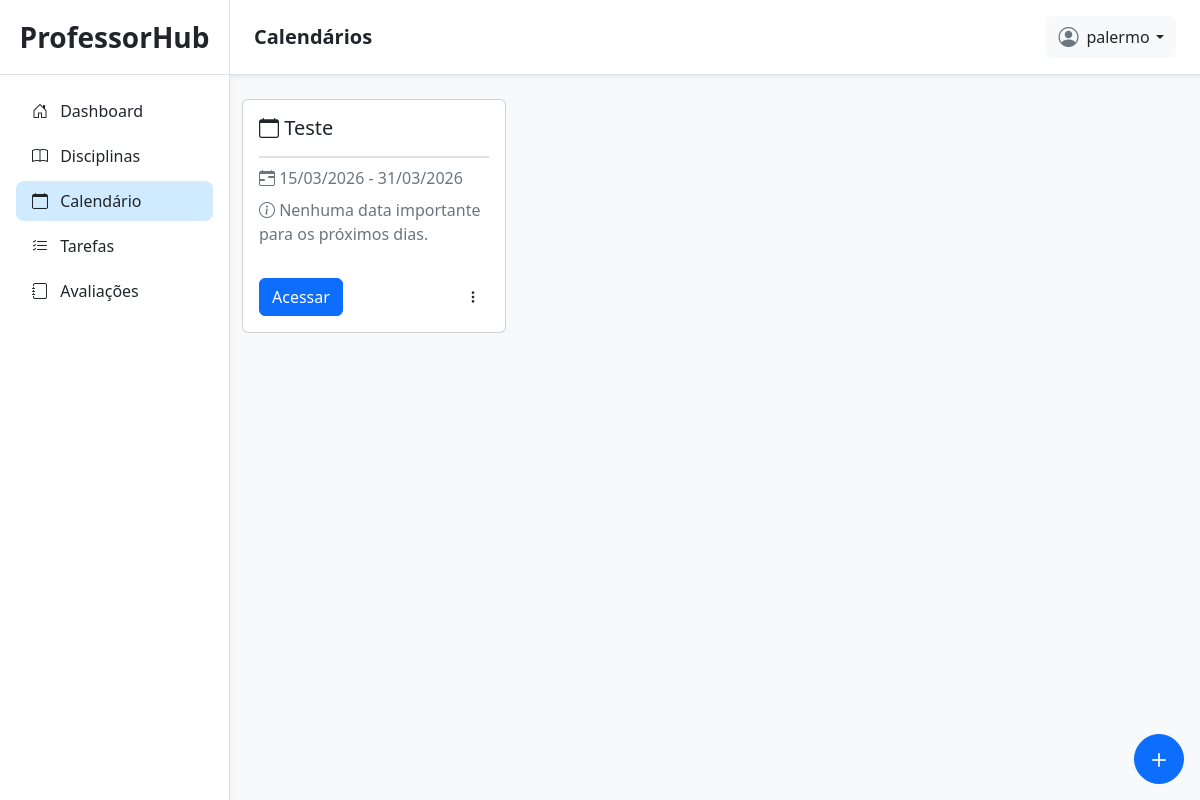
Page /calendarios/ (signed in) on the earlier database version.
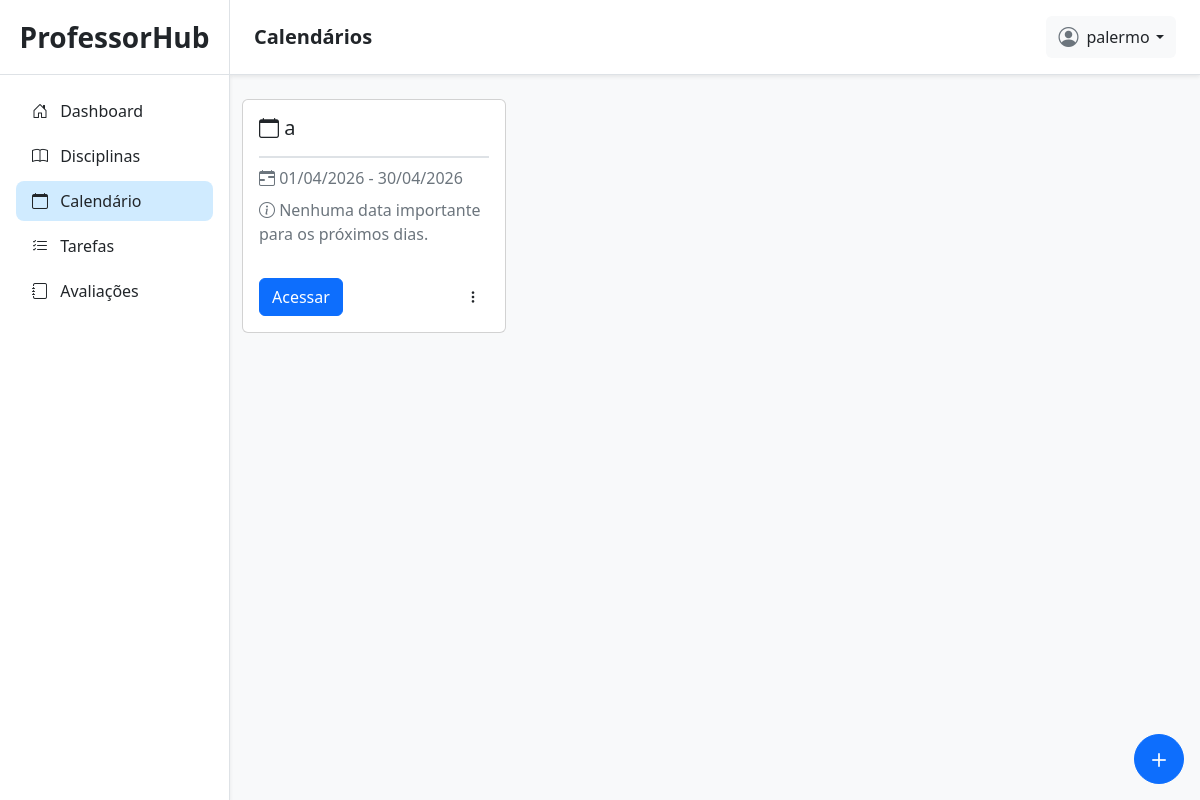
Same page on the later database version.
### planner/models.py (models this page shows)
class CalendarioLetivo(models.Model):
    user = models.ForeignKey(User, on_delete=models.CASCADE, related_name='calendarios')
    nome = models.CharField(max_length=100)
    data_inicio = models.DateField(null=True)
    data_fim = models.DateField(null=True)
    def __str__(self):
        return self.nome

### planner/views/calendarios/views_calendarios.py (the view)
# urls.py: path('calendarios/', views_calendarios.calendarios_view, name='calendarios'),
@login_required(login_url='/login/')
def calendarios_view(request):
    if request.method == 'POST':
        form = CalendarioLetivoForm(request.POST)
        if form.is_valid():
            calendario = form.save(commit=False)
            calendario.user = request.user
            calendario.save()
            form = CalendarioLetivoForm()
    else:
        form = CalendarioLetivoForm()
    calendarios = CalendarioLetivo.objects.filter(user=request.user)
    calendarios_e_datas = []
    for calendario in calendarios:
        hoje = date.today()
        proxima = calendario.datas.filter(data__gte=hoje).order_by('data').first()
        calendarios_e_datas.append((calendario, proxima))
    print(calendarios_e_datas)
    form = CalendarioLetivoForm()
    return render(request, 'planner/calendarios/listar_calendarios.html', {
        'calendarios_e_datas': calendarios_e_datas,
        'form': form,
    })

### planner/templates/planner/calendarios/listar_calendarios.html (shortened to what this page needs)
{% extends 'planner/base.html' %}
{% load static %}
{% block titlenavbar %}
Calendários
{% endblock %}
{% block content %}
<div class="container mt-4">
    <div class="row row-cols-1 row-cols-md-3 g-4 mb-3">
        {% for calendario, proxima_data in calendarios_e_datas %}
        <div class="col" style="max-width: 18rem;">
            <div class="card h-100 d-flex flex-column">
                <div class="card-body d-flex flex-column">
                    <h5 class="card-title border-bottom border-2 pb-3"><i class="bi bi-calendar"></i> {{ calendario.nome }}</h5>
                    <p class="text-muted mb-2">
                        <i class="bi bi-calendar-range"></i>
                        {{ calendario.data_inicio|date:'d/m/Y' }}
                        -
                        {{ calendario.data_fim|date:'d/m/Y' }}
                    </p>
                    {% if proxima_data.data %}
                    <p class="card-text flex-grow-1" style="max-height: 100px; overflow-y: auto;">
                        <i class="bi bi-calendar-event"></i>
                        <strong>Próxima data:</strong> {{ proxima_data.data|date:'d/m/Y' }} <br>
                        <span class="text-muted">{{ proxima_data.detalhes }}</span>
                    </p>
                    {% else %}
                    <p class="text-muted flex-grow-1" style="max-height: 100px; overflow-y: auto;">
                        <i class="bi bi-info-circle"></i> Nenhuma data importante para os próximos dias.
                    </p>
                    {% endif %}
                    <div class="mt-auto pt-3 d-flex justify-content-between align-items-center">
                        <a href="{% url 'calendario_detail' calendario.id %}" class="btn btn-primary">Acessar</a>
                        <div class="dropdown">
                            <button class="btn btn-sm" type="button" data-bs-toggle="dropdown" aria-expanded="false">
                                <i class="bi bi-three-dots-vertical"></i>
                            </button>
                        </div>
                    </div>
                </div>
            </div>
        </div>
        {% empty %}
        <div class="col-12">
            <div class="alert alert-info">Nenhuma calendário cadastrado.</div>
        </div>
        {% endfor %}
    </div>
</div>
<button type="button"
    class="btn btn-primary rounded-circle d-flex align-items-center justify-content-center position-fixed bottom-0 end-0 mb-3 me-3"
    data-bs-toggle="modal" data-bs-target="#exampleModal" style="height: 50px; width: 50px;">
    <i class="bi bi-plus fs-3"></i>
</button>
{% endblock %}

Differences in the rows shown:
removed CalendarioLetivo: nome "Teste", data_inicio "15/03/2026", data_fim "31/03/2026"
added CalendarioLetivo: nome "a", data_inicio "01/04/2026", data_fim "30/04/2026"
